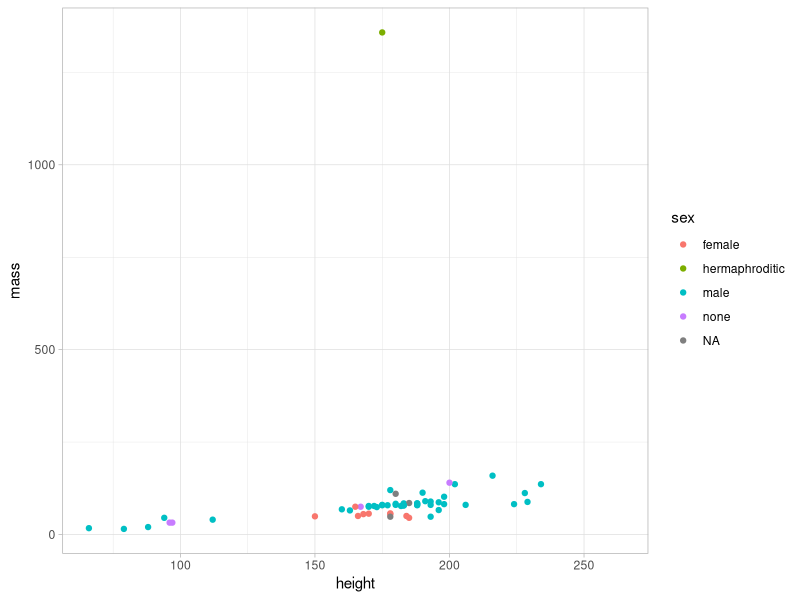

Reproduce this figure in R.
## ---- chunk 1
library(tidyverse)
## ---- chunk 2
starwars |>
  ggplot(aes(x = height, y = mass, color = sex)) +
  geom_point(na.rm = T) +
  theme_light()
